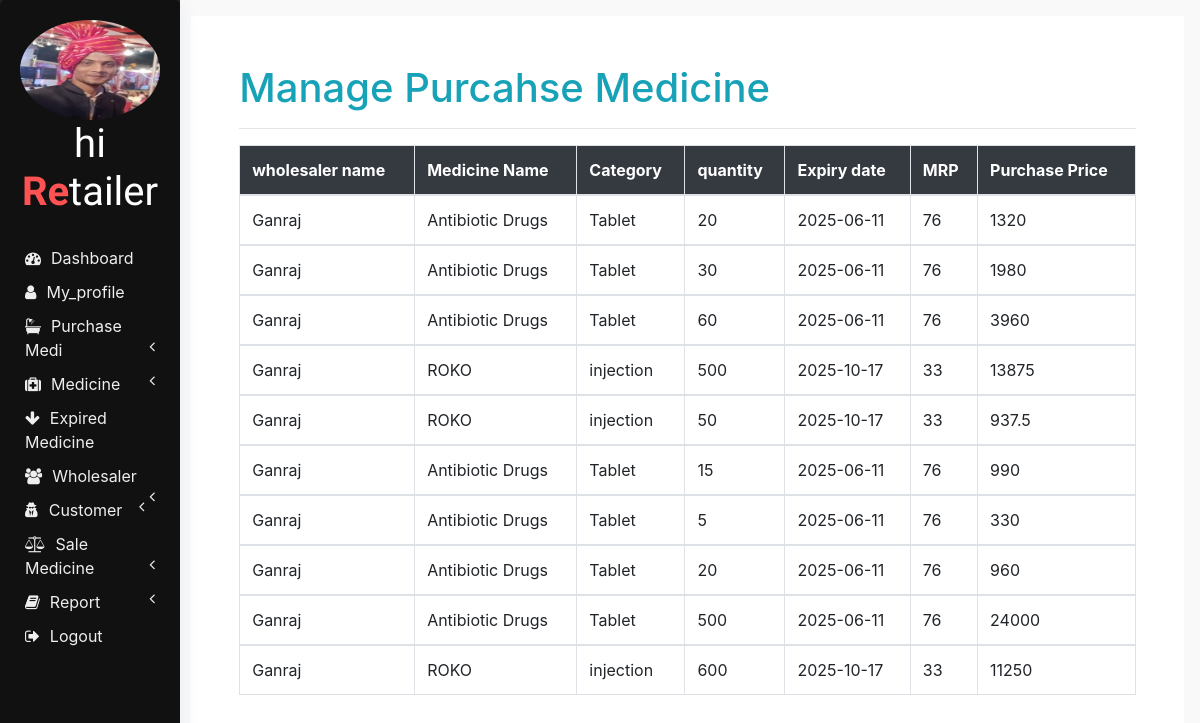
Page /db.php?manage_pm (signed in) on the committed database.
### tables this page shows
CREATE TABLE `users` (
  `uid` int(11) NOT NULL,
  `name` varchar(200) NOT NULL,
  `mobile` varchar(200) NOT NULL,
  `email` varchar(200) NOT NULL,
  `password` varchar(200) NOT NULL DEFAULT '123',
  `address` varchar(200) NOT NULL,
  `img` varchar(200) NOT NULL,
  `role` varchar(200) NOT NULL
);

CREATE TABLE `purchase` (
  `pid` int(11) NOT NULL,
  `salerid` varchar(200) NOT NULL,
  `reciverid` varchar(200) NOT NULL,
  `medicine_name` varchar(200) NOT NULL,
  `category` varchar(200) NOT NULL,
  `expiry` date NOT NULL,
  `date` date NOT NULL DEFAULT current_timestamp(),
  `mrp` varchar(200) NOT NULL,
  `quantity` varchar(200) NOT NULL,
  `purchase_price` varchar(200) NOT NULL,
  `p_method` varchar(200) NOT NULL
);

### managepm.php (the view, shortened to what this page needs)
<?php
 $uid=$_SESSION['uid'];
 $role=$_SESSION['role'];
 if($role=='2')
  {
    include 'distributorheader.php';
  }
  elseif($role=='3')
  {
    include 'wholesalerheader.php';
  }
  elseif($role=='4')
  {
    include 'retailerheader.php';
  }
?>
<div class="page-wrapper p-3">
    <div class="container-fluid bg-white p-5">
        <div class="row">
            <div class="col-lg-12">
                <h1 class='text-info'>Manage Purcahse Medicine</h1>
                <hr>
                <table class="table table-bordered">
                        <thead class="bg-dark text-white">
                        <tr>
                            <?php
                            if($role=='2')
                            {
                                echo '<th>Company name</th>';
                            }
                            elseif($role=='3')
                            {
                                echo '<th>Distributor name</th>';
                            }
                            elseif($role=='4')
                            {
                                echo '<th>wholesaler name</th>';
                            }
                            ?>
                            <th>Medicine Name</th>
                            <th>Category</th>
                            <th>quantity</th>
                            <th>Expiry date</th>
                            <th>MRP</th>
                            <th>Purchase Price</th>
                        </tr>
                        </thead>
                        <?php
                            $sql="SELECT purchase.medicine_name,purchase.salerid,purchase.category,purchase.quantity,purchase.expiry,purchase.mrp,purchase.purchase_price,purchase.pid,users.name,users.uid from (purchase INNER JOIN users on purchase.salerid = users.uid) where purchase.reciverid='$uid'";
                            $res=mysqli_query($con,$sql);
                          foreach($res as $row)
                            {
                              $name=$row['medicine_name'];
                              $cat=$row['category'];
                              $qty=$row['quantity'];
                              $expiry=$row['expiry'];
                              $mrp=$row['mrp'];
                              $pp=$row['purchase_price'];
                              $namee=$row['name'];
                        ?>
                        <tbody>
                            <tr>
                                <td><?php echo $namee?></td>
                                <td><?php echo $name?></td>
                                <td><?php echo $cat?></td>
                                <td><?php echo $qty?></td>
                                <td><?php echo $expiry?></d>
                                <td><?php echo $mrp?></td>
                                <td><?php echo $pp?></td>
                            </tr>
                        </tbody>
                        <?php } ?>
                </table>
            </div>
        </div>
    </div>
</div>

### retailerheader.php (shortened to what this page needs)
<?php
    $id=$_SESSION['uid'];
    $sql="select name,img from users where uid='$id'";
    $res=mysqli_query($con,$sql);
    $row=mysqli_fetch_array($res);
    $name=$row['name'];
    $img=$row['img'];
?>
<!DOCTYPE html>
<html lang="en" dir="ltr">
  <head>
        <link rel="stylesheet" href="bootstrap/css/bootstrap.min.css">
        <link rel="stylesheet" href="https://use.fontawesome.com/releases/v5.3.1/css/all.css">
        <link rel="stylesheet" href="https://cdnjs.cloudflare.com/ajax/libs/font-awesome/4.7.0/css/font-awesome.min.css">
        <link rel="stylesheet" href="css/sidenav.css">
        <link rel="stylesheet" href="css/profile.css">
        <link rel="stylesheet" href="css/home.css">
    </head>
    <body>
        <div class="sidenav">
            <div class="card">
                <div class="card-body">
                <div class="logo">
                    <img src="<?php echo $img;?>" class="profile" height="100px" width="140px"/>
                    <h1 class="logo-caption"><?php echo $name;?><br><span class="tweak">Re</span>tailer</h1>
                </div>
                <div class="main-menu-item">
                    <a href="db.php?dashboard"><i class="fa fa-dashboard"></i><span>Dashboard</span></a>
                </div>
                <div class="main-menu-item">
                    <a href="db.php?myprofile"><i class="fa fa-user" aria-hidden="true"></i><span>My_profile</span></a>
                </div>
                <div id="abhi" class="main-menu-item" onclick="showhide(this.id);">
                    <a href="#">
                       <i class="fa fa-bath" aria-hidden="true"></i><span>Purchase Medi</span>
                        <span class="pull-right-container">
                            <i class="fa fa-angle-left pull-right"></i>
                        </span>
                    </a>
                </div>
                 <div id="third" class="main-menu-item" onclick="showhide(this.id);">
                    <a href="#">
                    <i class="fa fa-medkit" aria-hidden="true"></i></i><span>Medicine</span>
                        <span class="pull-right-container">
                            <i class="fa fa-angle-left pull-right"></i>
                        </span>
                    </a>
                </div>
                <div class="main-menu-item">
                    <a href="db.php?ex"><i class="fa fa-arrow-down" aria-hidden="true"></i><span>Expired Medicine</span></a>
                </div>
               <div id="abhii" class="main-menu-item" onclick="showhide(this.id);">
                    <a href="#">
                       <i class="fa fa-users" aria-hidden="true"></i><span>Wholesaler</span>
                        <span class="pull-right-container">
                            <i class="fa fa-angle-left pull-right"></i>
                        </span>
                    </a>
                </div>
                <div id="abhiii" class="main-menu-item" onclick="showhide(this.id);">
                    <a href="#">
                    <i class="fa fa-user-secret" aria-hidden="true"></i><span>Customer</span>
                        <span class="pull-right-container">
                            <i class="fa fa-angle-left pull-right"></i>
                        </span>
                    </a>
                </div>
                <div id="first" class="main-menu-item" onclick="showhide(this.id);">
                    <a  href="#">
                        <i class="fa fa-balance-scale"></i><span>Sale Medicine</span>
                        <span class="pull-right-container">
                            <i class="fa fa-angle-left pull-right"></i>
                        </span>
                    </a>
                </div>
                <div id="sixth" class="main-menu-item" onclick="showhide(this.id);">
                    <a href="#">
                        <i class="fa fa-book"></i><span>Report</span>
                        <span class="pull-right-container">
                            <i class="fa fa-angle-left pull-right"></i>
                        </span>
                    </a>
                </div>
                <div class="main-menu-item">
                    <a href="db.php?logout"><i class="fa fa-sign-out" aria-hidden="true"></i><span>Logout</span></a>
                </div>
               </div>
            </div>
        </div>
</body>
</html>

### css/sidenav.css (style rules this page uses)
body { background-color: #f1f3f6; }
.sidenav { width: 15%; height: 100vh; background-color: #222222; position: fixed; z-index: 1; flex: 1 0 auto; }
.card { width: 100%; height: 100%; top: 0; border-radius: 0; background-color: #111111; }
.logo .logo-caption { font-family: 'Poiret One', cursive; color: #ffffff; text-align: center; margin-bottom: 25px; }
.logo .profile { margin-left: 50%; border-radius: 50%; transform: translate(-50%); }
.logo .tweak { color: #ff5252; font-weight: bold; }
.main-menu-item { padding: 5px 5px; cursor: pointer; }
.main-menu-item > a { color: #eeeeee; text-decoration: none; font-size: 16px; }
.main-menu-item > a > span { margin-left: 10px; }

### css/profile.css (style rules this page uses)
body { background-color: #f9f9fa }
.card { border-radius: 5px; -webkit-box-shadow: 0 1px 20px 0 rgba(69, 90, 100, 0.08); box-shadow: 0 1px 20px 0 rgba(69, 90, 100, 0.08); border: none; margin-bottom: 30px }

### css/home.css (style rules this page uses)
html, body { height: 100vh; }
.container-fluid { margin-left: 15%; width: 85%; background: #f1f3f6; padding: 1px 0 0 0; flex: 1 0 auto; }

### rows in the picture
users: img (picture), name "hi"
purchase: users.name "Ganraj", medicine_name "Antibiotic Drugs", category "Tablet", quantity "20", expiry "2025-06-11", mrp "76", purchase_price "1320"
purchase: users.name "Ganraj", medicine_name "Antibiotic Drugs", category "Tablet", quantity "30", expiry "2025-06-11", mrp "76", purchase_price "1980"
purchase: users.name "Ganraj", medicine_name "Antibiotic Drugs", category "Tablet", quantity "60", expiry "2025-06-11", mrp "76", purchase_price "3960"
purchase: users.name "Ganraj", medicine_name "ROKO", category "injection", quantity "500", expiry "2025-10-17", mrp "33", purchase_price "13875"
purchase: users.name "Ganraj", medicine_name "ROKO", category "injection", quantity "50", expiry "2025-10-17", mrp "33", purchase_price "937.5"
purchase: users.name "Ganraj", medicine_name "Antibiotic Drugs", category "Tablet", quantity "15", expiry "2025-06-11", mrp "76", purchase_price "990"
purchase: users.name "Ganraj", medicine_name "Antibiotic Drugs", category "Tablet", quantity "5", expiry "2025-06-11", mrp "76", purchase_price "330"
purchase: users.name "Ganraj", medicine_name "Antibiotic Drugs", category "Tablet", quantity "20", expiry "2025-06-11", mrp "76", purchase_price "960"
purchase: users.name "Ganraj", medicine_name "Antibiotic Drugs", category "Tablet", quantity "500", expiry "2025-06-11", mrp "76", purchase_price "24000"
purchase: users.name "Ganraj", medicine_name "ROKO", category "injection", quantity "600", expiry "2025-10-17", mrp "33", purchase_price "11250"
